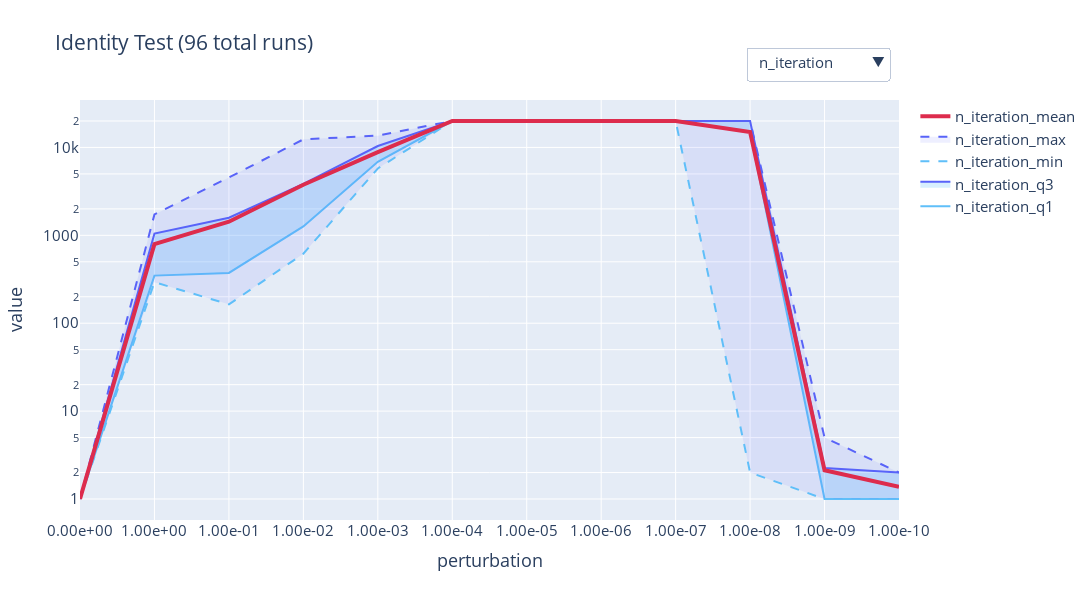

This figure's notebook cell:
### Code cell
x = 'perturbation'
fig = plot_2d_global_df(x=x, remove_outliers=remove_outliers, dataframe_path=df_path,
                         filter=filter, new_col=new_col, remove_col=remove_col,
                         logscale=logscale, title=title, font_size = font_size
                   )
fig.write_html('./data/plots/' + title.replace(' ', '_').lower() + '_' + str(next(counter)) + '.html')
fig.show()
